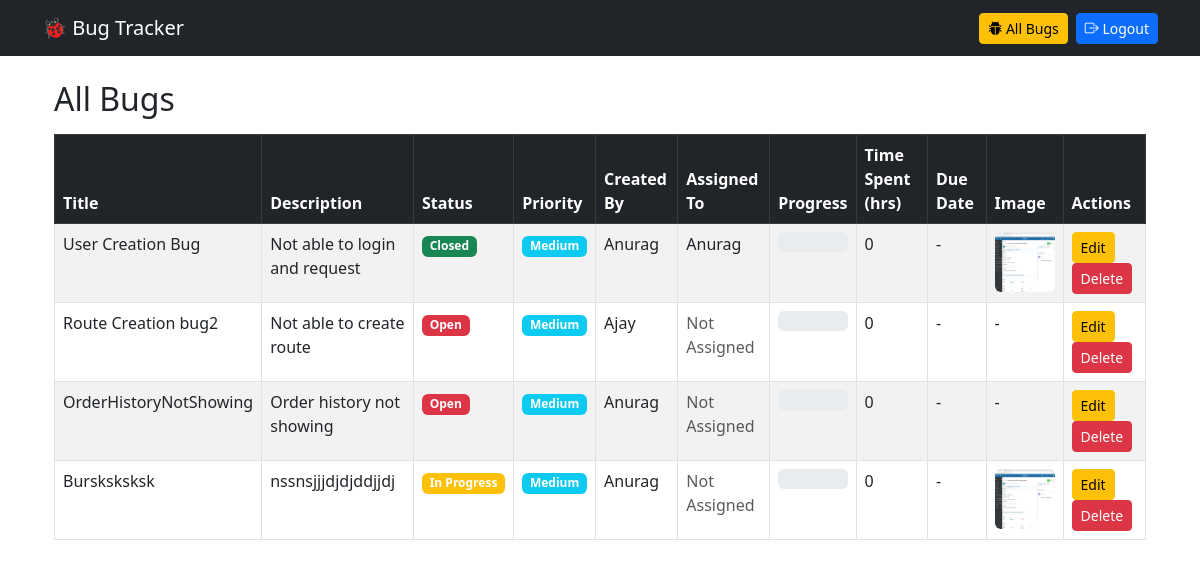
The app's page /bugs/all-bugs/ (signed in), older data.
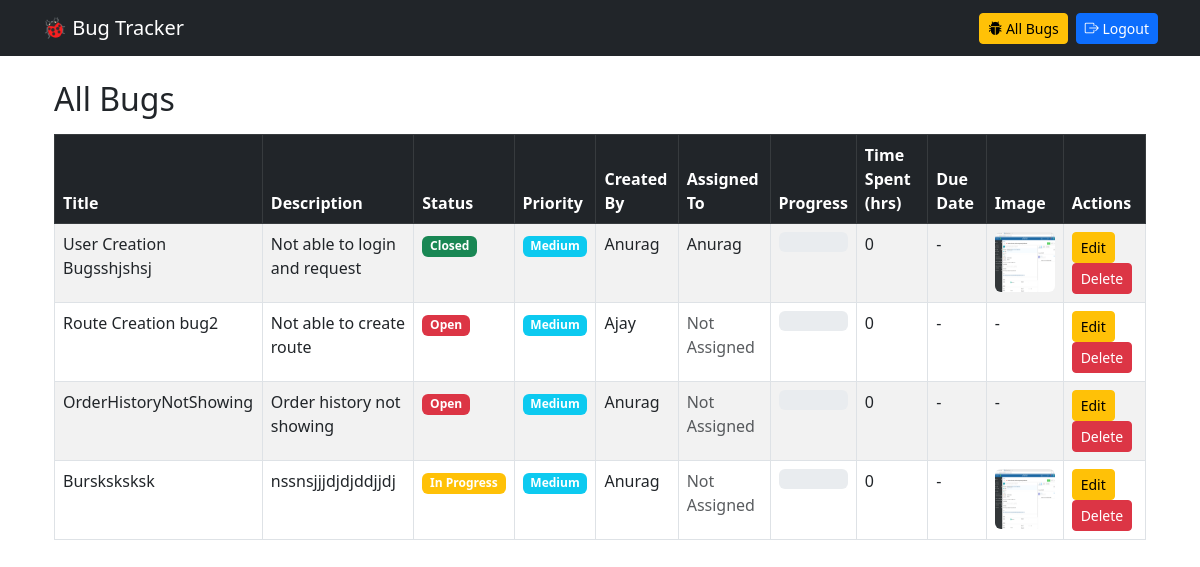
The same page, newer data.
### bugs/models.py (models this page shows, shortened)
class Bug(models.Model):
    STATUS_CHOICES =[('Open','Open'),('In Progress','In progress'),('Closed','Closed'),]
    PRIORITY_CHOICES =[('Low','Low'),('Medium','Medium'),('High','High'),('Critical','Critical'),]
    title = models.CharField(max_length = 200)
    description = models.TextField()
    status = models.CharField(max_length = 20, choices = STATUS_CHOICES, default='Open')
    created_by = models.ForeignKey(User,on_delete = models.CASCADE)
    created_at = models.DateTimeField(auto_now_add = True)
    image = models.ImageField(upload_to ='bug_images/',blank =True, null =True)
    priority= models.CharField(max_length =20,choices =PRIORITY_CHOICES, default='Medium')
    progress= models.PositiveIntegerField(default = 0)
    time_spent = models.PositiveIntegerField(default =0)
    assigned_to = models.ForeignKey(
        User,on_delete = models.SET_NULL , null= True, blank = True,
        related_name ='assigned_bugs'
    )
    updated_at = models.DateTimeField(auto_now = True)
    due_date = models.DateTimeField(null =True, blank = True)
    notes  = models.TextField(blank = True)

### bugs/views.py (the view)
# urls.py: path('all-bugs/', AllBugListView.as_view(), name='all-bugs'),
class AllBugListView(ListView):
    model = Bug
    template_name = 'bugs/all_bug_list.html'
    context_object_name = 'bugs'
    def get_queryset(self):
        return Bug.objects.all()

### templates/bugs/all_bug_list.html (shortened to what this page needs)
{% extends 'base.html' %}
{% block content %}
<div class="container mt-4">
    <h2 class="mb-3">All Bugs</h2>
    <table class="table table-bordered table-striped table-hover">
        <thead class="table-dark">
            <tr>
                <th>Title</th>
                <th>Description</th>
                <th>Status</th>
                <th>Priority</th>
                <th>Created By</th>
                <th>Assigned To</th>
                <th>Progress</th>
                <th>Time Spent (hrs)</th>
                <th>Due Date</th>
                <th>Image</th>
                <th>Actions</th>
            </tr>
        </thead>
        <tbody>
            {% for bug in bugs %}
            <tr>
                <td>{{ bug.title }}</td>
                <td>{{ bug.description|truncatewords:8 }}</td>
                <td>
                    <span class="badge
                        {% if bug.status == 'Open' %} bg-danger
                        {% elif bug.status == 'In Progress' %} bg-warning
                        {% else %} bg-success
                        {% endif %}
                    ">
                        {{ bug.status }}
                    </span>
                </td>
                <td>
                    <span class="badge
                        {% if bug.priority == 'Low' %} bg-secondary
                        {% elif bug.priority == 'Medium' %} bg-info
                        {% elif bug.priority == 'High' %} bg-warning
                        {% else %} bg-danger
                        {% endif %}
                    ">
                        {{ bug.priority }}
                    </span>
                </td>
                <td>{{ bug.created_by.username }}</td>
                <td>
                    {% if bug.assigned_to %}
                        {{ bug.assigned_to.username }}
                    {% else %}
                        <span class="text-muted">Not Assigned</span>
                    {% endif %}
                </td>
                <td>
                    <div class="progress" style="height:20px;">
                    </div>
                </td>
                <td>{{ bug.time_spent }}</td>
                <td>
                    {% if bug.due_date %}
                        {{ bug.due_date|date:"M d, Y" }}
                    {% else %}
                        -
                    {% endif %}
                </td>
                <td>
                    {% if bug.image %}
                        <img src="{{ bug.image.url }}" width="60" height="60" class="rounded">
                    {% else %}
                        -
                    {% endif %}
                </td>
                <td>
                    <a href="{% url 'bug-edit' bug.pk %}"
                       class="btn btn-warning btn-sm">Edit</a>
                    <a href="{% url 'bug-delete' bug.pk %}"
                       class="btn btn-danger btn-sm">Delete</a>
                </td>
            </tr>
            {% empty %}
            <tr>
                <td colspan="11" class="text-center">
                    No bugs found.
                </td>
            </tr>
            {% endfor %}
        </tbody>
    </table>
</div>
{% endblock %}

### templates/base.html (shortened to what this page needs)
<!DOCTYPE html>
<html>
<head>
    <link rel="stylesheet" href="https://cdn.jsdelivr.net/npm/bootstrap@5.3.0/dist/css/bootstrap.min.css">
    <link rel="stylesheet" href="https://cdn.jsdelivr.net/npm/bootstrap-icons@1.11.1/font/bootstrap-icons.css">
</head>
<body>
   <nav class="navbar navbar-dark bg-dark">
    <div class="container">
        <a class="navbar-brand" href="{% url 'bug-list' %}">
            🐞 Bug Tracker
        </a>
        <div class="d-flex gap-2">
            <a href="{% url 'all-bugs' %}" class="btn btn-warning btn-sm">
                <i class="bi bi-bug-fill"></i> All Bugs
            </a>
           <form method="POST" action="{% url 'logout' %}" class="d-inline"
                    onsubmit="return confirm('Are you sure you want to logout?');">
               <button type="submit" class="btn btn-primary btn-sm">
                <i class="bi bi-box-arrow-right"></i> Logout
               </button>
</form>
        </div>
    </div>
</nav>
    <div class="container mt-4">
        {% block content %}{% endblock %}
    </div>
</body>
</html>

Row changes from the older to the newer data that the page shows:
changed Bug "Not able to login and request": title "User Creation Bug" → "User Creation Bugsshjshsj"
